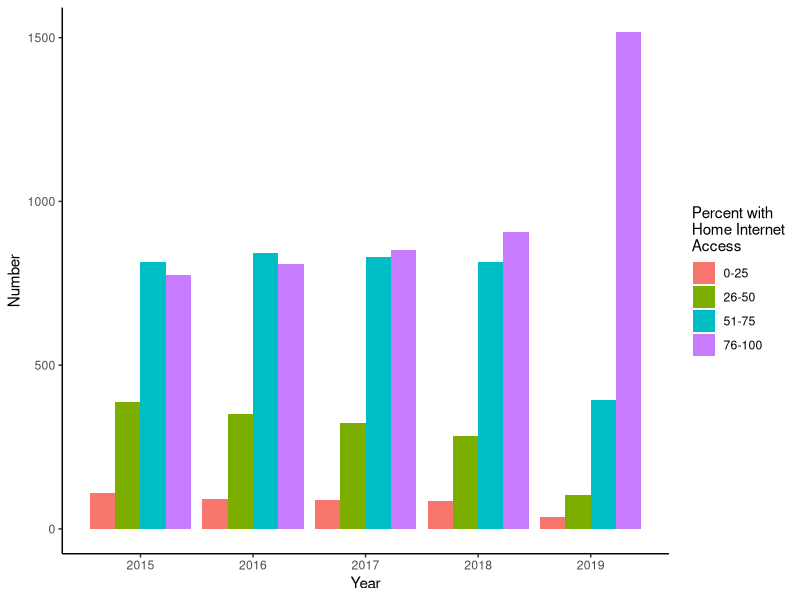
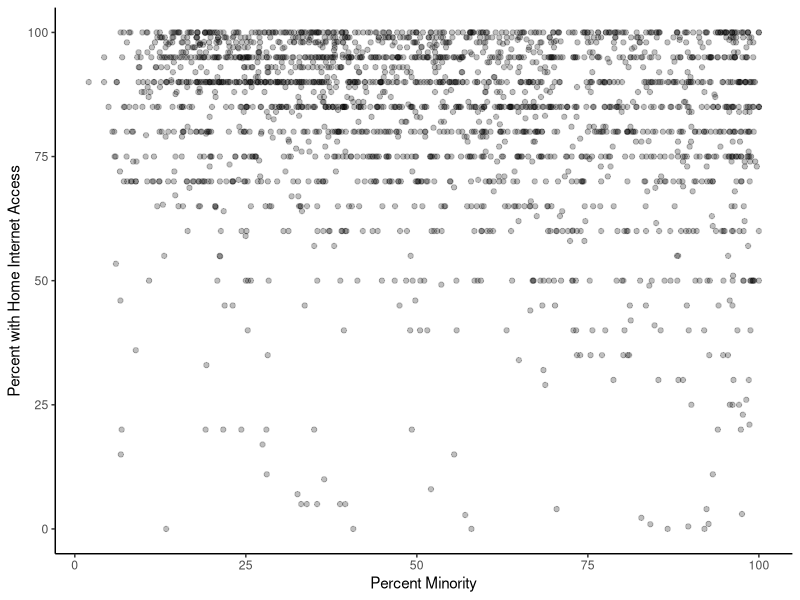
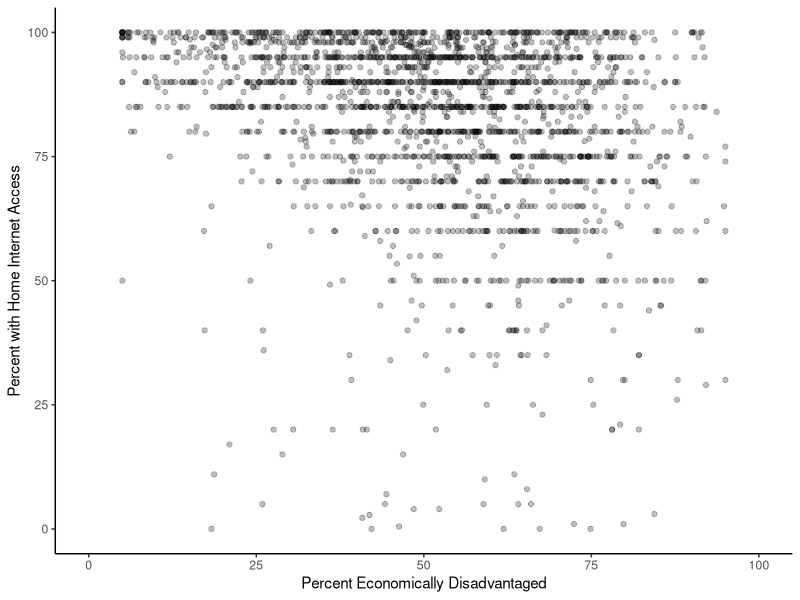

These figures' R source, in order:
## ---- chunk 1
knitr::opts_chunk$set(echo = TRUE, message = FALSE, warning = FALSE)
## ---- chunk 2
library(tidyverse)
library(here)
## ---- chunk 3
# percent students with Internet access at home, at school level (2015-2019)
# via https://docs.google.com/spreadsheets/d/1OUny4n_4ssCkCJDtFuHFWJ7jJkO1DfhbERl5_O1oDs0/edit#gid=1261416180
dlmi <- read.csv(here("data", "NC_Students_with_Internet_Access_at_Home.csv"))
dlmi <- dlmi %>% 
  mutate(Fiscal.Year = as.numeric(substring(Fiscal.Year, 1, 4))) %>% 
  rename(year = Fiscal.Year, number = School.Code, name = School.Name, level = SchoolLevel,
         access = X223.....of.Students.with.Home.Internet.Access) %>% 
  select(-Average.DailyMembershipRange, -EconomicallyDisadvantagedRange)
dlmi$access[dlmi$access == "-"] <- NA
dlmi$level[dlmi$level == "-"] <- NA
dlmi <- dlmi %>% 
  arrange(name, year)

# percent students with Internet access at home, at school level, by percentages (2019)
dlmi_2019 <- dlmi %>% 
  filter(year == 2019)

# percent students with Internet access at home, at school level, by percentage ranges (2015-2019)
# for multi year comparison
dlmi_range_2015 <- dlmi %>% 
  filter(year != 2019)
dlmi_range_2019 <- dlmi %>% 
  filter(year == 2019) %>% 
  mutate(access = as.numeric(access)) %>% 
  mutate(access = case_when(access >= 0 & access <= 25 ~ "0-25", access > 25 & access <= 50 ~ "26-50",
                            access > 50 & access <= 75 ~ "51-75", access > 75 & access <= 100 ~ "76-100"))
dlmi <- rbind(dlmi_range_2015, dlmi_range_2019) %>% 
  arrange(name, year)

# number of students by race and sex, at school level (2019)
ncdpi_race <- read.csv(here("data", "NCDPI_Race.csv"))
ncdpi_race <- ncdpi_race %>% 
  mutate(LEA = as.character(LEA), School = as.character(School))
ncdpi_race$LEA[as.numeric(ncdpi_race$LEA) < 100] <- paste0("0", ncdpi_race$LEA)
ncdpi_race <- ncdpi_race %>% 
  mutate(number = paste0(LEA, School)) %>%
  rename(year = Year, district = X____LEA.Name____, name = X___School.Name___,
         indigenous_m = Indian.Male, indigenous_f = Indian.Female, 
         asian_m = Asian.Male, asian_f = Asian.Female,
         hispanic_m = Hispanic.Male, hispanic_f = Hispanic.Female,
         black_m = Black.Male, black_f = Black.Female,
         white_m = White.Male, white_f = White.Female,
         pi_m = Pacific.Island.Male, pi_f = Pacific.Island.Female,
         bi_m = Two.or..More.Male, bi_f = Two.or..More.Female, total = Total) %>% 
  select(-LEA, -School)

# percent economically disadvantaged students, at school level (2017-2019)
ncdpi_eds <- read.csv(here("data", "NCDPI_EDS.csv"))
ncdpi_eds <- ncdpi_eds %>% 
  filter(!is.na(as.numeric(agency_code))) %>% 
  rename(number = agency_code) %>% 
  select(-pct_eds_masking)

# (recurring) low performance designations, at school level (2018-2019)
ncdpi_low_perf <- read.csv(here("data", "NCDPI_Low_Performance.csv"))
ncdpi_low_perf <- ncdpi_low_perf %>% 
  filter(!is.na(as.numeric(agency_code))) %>% 
  rename(number = agency_code, lp = lp_school, rlp = rlp_school) %>% 
  select(year, number, lp, rlp)

# joining access and demographic datasets, losing 404 schools
dlmi_2019 <- inner_join(dlmi_2019, ncdpi_race) %>% 
  mutate(access = as.numeric(access), total = as.numeric(gsub(",", "", total)))
dlmi_2019 <- inner_join(dlmi_2019, ncdpi_eds)
## ---- chunk 4
# 91 schools missing access data
dlmi %>% 
  count(year, is.na(access))

# 116 schools not included in DLMI
anti_join(ncdpi_race, dlmi_2019, by = "number")

# identify schools without observations for all five years
dlmi %>% 
  count(name) %>% 
  filter(n != 5)

# number of schools reporting DLMI inconsistent across five years
dlmi %>% 
  count(year)

# some districts do not report DLMI data at all
dlmi_2019 %>% 
  count(district)
ncdpi_race %>% 
  count(district)
## ---- chunk 5
# count access by year
dlmi %>% 
  count(year, access) %>% 
  group_by(year) %>% 
  mutate(prop = n / sum(n))

# calculate proportion of low performing schools for each range
filter(inner_join(dlmi, ncdpi_low_perf), year == 2019) %>% 
  count(access, lp) %>% 
  group_by(access) %>% 
  mutate(prop = n / sum(n))

# identify schools that experienced decrease in access from 2015 to 2019
# 176 schools experienced such decrease
dlmi_decrease <- dlmi %>% 
  filter(year == 2015 | year == 2019) %>% 
  group_by(number) %>% 
  pivot_wider(names_from = year, values_from = access) %>% 
  filter(!is.na(`2015`) & !is.na(`2019`) & `2015` != `2019`) %>% 
  filter(as.numeric(substring(`2015`, 1, 2)) > as.numeric(substring(`2019`, 1, 2)) | 
           as.numeric(substring(`2019`, 1, 1)) == 0) %>% 
  ungroup() %>% 
  inner_join(., ncdpi_race) %>% 
  inner_join(., ncdpi_eds) %>% 
  select(-year) %>% 
  mutate(total = as.numeric(gsub(",", "", total)))
dlmi_decrease$`2019_actual` <- filter(dlmi_2019, number %in% dlmi_decrease$number)$access
dlmi_decrease <- dlmi_decrease %>% 
  mutate(`2019_low` = as.numeric(substring(`2015`, 1, 2)) - `2019_actual`,
         `2019_high` = as.numeric(substring(`2015`, 4)) - `2019_actual`)
dlmi_decrease <- dlmi_decrease[, c(1:5, 23:25, 6:22)]

# count number of districts and school types experiencing decrease
dlmi_decrease %>% 
  count(district)
dlmi_decrease %>% 
  count(level)

# count number of schools experiencing decrease which are majority minority or eds
dlmi_decrease %>% 
  count((total - white_m - white_f) / total >= 0.5)
dlmi_decrease %>% 
  count(pct_eds >= 50)

# count number of schools experiencing at least 10% decrease
dlmi_decrease %>% 
  filter(`2019_low` >= 10)

# calculate access means & medians for state & each district (2019)
# 83% mean, 89% median
dlmi_2019 %>% 
  summarize(mean = mean(access, na.rm = TRUE), median = median(access, na.rm = TRUE))

dlmi_2019 %>% 
  group_by(district) %>% 
  summarize(mean = mean(access, na.rm = TRUE), median = median(access, na.rm = TRUE)) %>% 
  arrange(mean)

# identify schools with below average access for state & that district (2019)
# 824 schools were below state average 
dlmi_2019 %>% 
  filter(!is.na(access)) %>% 
  filter(access < mean(access))
# 851 schools were below district average
dlmi_2019 %>%
  filter(!is.na(access)) %>% 
  group_by(district) %>% 
  filter(access < mean(access))
# 155 schools had below half with access
dlmi_2019 %>%
  filter(!is.na(access)) %>% 
  group_by(district) %>% 
  filter(access <= 50) %>% 
  ungroup() %>% 
  count((total - white_m - white_f) / total >= 0.5, pct_eds >= 50)

# calculate proportion of schools with below half access for each district
dlmi_2019_prop <- dlmi_2019 %>% 
  filter(!is.na(access)) %>% 
  group_by(district) %>% 
  count(access <= 50) %>% 
  filter(`access <= 50`)
dlmi_2019_prop$sum <- filter(count(ncdpi_race, vars = district), vars %in% dlmi_2019_prop$district)$n
dlmi_2019_prop <- dlmi_2019_prop %>% 
  mutate(prop = n / sum) %>% 
  select(district, n, sum, prop) %>% 
  arrange(desc(prop))

# count number of schools with majority minority (1156/2236)
# count number of majority minority schools with below average access (502/1156)
# count number of majority white schools with below average access (322/1080)
dlmi_2019 %>%
  filter(!is.na(access)) %>% 
  count((total - white_m - white_f) / total >= 0.5, access < mean(access))

# count number of majority minority schools with less than half access (111/1156)
# count number of majority white schools with less than half access (44/1080)
dlmi_2019 %>%
  filter(!is.na(access)) %>% 
  count((total - white_m - white_f) / total >= 0.5, access <= 50)

# count number of schools with majority economically disadvantaged "eds" (1250/2236)
# count number of majority eds schools with below average access (587/1250)
# count number of majority not eds with below average access (236/984)
dlmi_2019 %>% 
  filter(!is.na(access)) %>% 
  count(pct_eds >= 50, access < mean(access))

# count number of majority eds schools with less than half access (116/1250)
# count number of majority not eds schools with less than half access (38/984)
dlmi_2019 %>% 
  filter(!is.na(access)) %>% 
  count(pct_eds >= 50, access <= 50)

# count number of majority minority and eds schools with below average access (416)
dlmi_2019 %>% 
  filter(!is.na(access)) %>% 
  count((total - white_m - white_f) / total >= 0.5, pct_eds >= 50, access < mean(access))
## ---- chunk 6
# number of schools in each bucket from 2015 to 2019
dlmi %>% 
  group_by(name) %>% 
  filter(n() == 5) %>% 
  ungroup() %>% 
  count(year, access) %>% 
  filter(!is.na(access)) %>% 
  ggplot(data = ., mapping = aes(x = year, y = n, fill = access)) +
  geom_bar(position = "dodge", stat = "identity") +
  labs(x = "Year", y = "Number", fill = "Percent with\nHome Internet\nAccess") +
  theme_classic()

# race & access
dlmi_2019 %>% 
  mutate(pct_min = (total - white_m - white_f) / total * 100) %>% 
  ggplot(data = ., mapping = aes(x = pct_min, y = access)) +
  geom_point(alpha = 0.25) +
  labs(x = "Percent Minority", y = "Percent with Home Internet Access") +
  theme_classic()

# economic disadvantage & access
ggplot(data = dlmi_2019, mapping = aes(x = pct_eds, y = access)) +
  geom_point(alpha = 0.25) +
  labs(x = "Percent Economically Disadvantaged", y = "Percent with Home Internet Access") +
  scale_x_continuous(limits = c(0, 100)) +
  theme_classic()
## ---- chunk 7
dlmi_peer <- dlmi_2019 %>% 
  mutate(pct_eds = pct_eds / 100) %>% 
  mutate(pct_min = (total - white_m - white_f) / total) %>% 
  filter(!is.na(access) & !is.na(pct_eds) & !is.na(pct_min))

below_half <- dlmi_peer %>%
  group_by(district) %>%  
  arrange(access, .by_group = T) %>% 
  select(name, level, access, district, total, pct_eds, pct_min) %>% 
  filter(access <= 50)

for (i in 1:nrow(below_half)) {
  print(dlmi_peer %>% 
          filter(district == below_half[i,]$district & level == below_half[i,]$level, 
                 total > below_half[i,]$total - 50, total < below_half[i,]$total + 50,
                 pct_eds > below_half[i,]$pct_eds - 0.05, pct_eds < below_half[i,]$pct_eds + 0.05,
                 pct_min > below_half[i,]$pct_min - 0.05, pct_min < below_half[i,]$pct_min + 0.05) %>% 
          select(name, access, district, level, total, pct_eds, pct_min) %>% 
          arrange(access))
}
